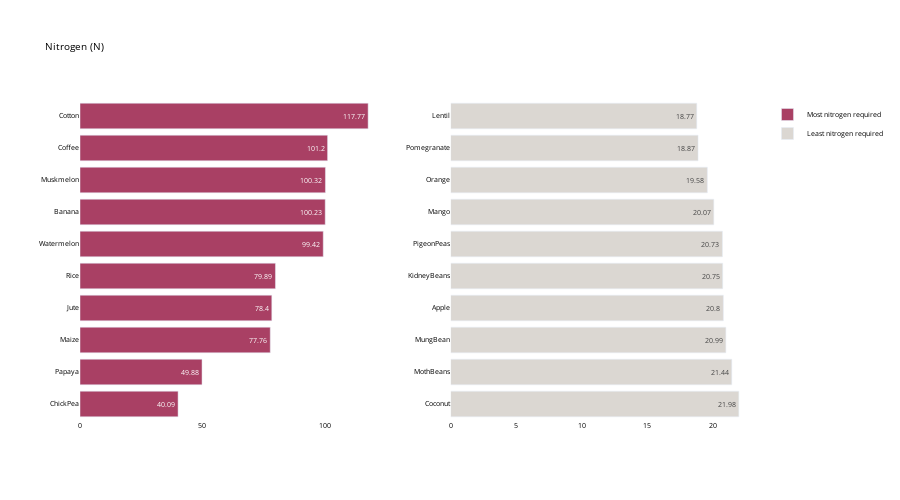

Notebook code for this chart:
### Code cell
crop_summary_N = crop_summary.sort_values(by='Nitrogen',
                                          ascending=False)

fig = make_subplots(rows=1, cols=2)

top = {
    'y' : crop_summary_N['Nitrogen'][0:10].sort_values().index,
    'x' : crop_summary_N['Nitrogen'][0:10].sort_values()
}

last = {
    'y' : crop_summary_N['Nitrogen'][-10:].index,
    'x' : crop_summary_N['Nitrogen'][-10:]
}

fig.add_trace(
    go.Bar(top,
           name="Most nitrogen required",
           marker_color=random.choice(colorarr),
           orientation='h',
          text=top['x']),

    row=1, col=1
)

fig.add_trace(
    go.Bar(last,
           name="Least nitrogen required",
           marker_color=random.choice(colorarr),
           orientation='h',
          text=last['x']),
    row=1, col=2
)
fig.update_traces(texttemplate='%{text}', textposition='inside')
fig.update_layout(title_text="Nitrogen (N)",
                  plot_bgcolor='white',
                  font_size=7,
                  font_color='black',
                 height=500)

fig.update_xaxes(showgrid=False)
fig.update_yaxes(showgrid=False)
fig.show()

### Figure 1 — Plotly figure (JSON) as saved in the notebook; plotly's stock layout.template omitted (floating-point values rounded to 4 significant figures)
{"data": [{"marker": {"color": "#A94064"}, "name": "Most nitrogen required", "orientation": "h", "text": [40.09, 49.88, 77.76, 78.4, 79.89, 99.42, 100.2, 100.3, 101.2, 117.8], "textposition": "inside", "texttemplate": "%{text}", "type": "bar", "x": [40.09, 49.88, 77.76, 78.4, 79.89, 99.42, 100.2, 100.3, 101.2, 117.8], "xaxis": "x", "y": ["ChickPea", "Papaya", "Maize", "Jute", "Rice", "Watermelon", "Banana", "Muskmelon", "Coffee", "Cotton"], "yaxis": "y"}, {"marker": {"color": "#Dbd7d2"}, "name": "Least nitrogen required", "orientation": "h", "text": [21.98, 21.44, 20.99, 20.8, 20.75, 20.73, 20.07, 19.58, 18.87, 18.77], "textposition": "inside", "texttemplate": "%{text}", "type": "bar", "x": [21.98, 21.44, 20.99, 20.8, 20.75, 20.73, 20.07, 19.58, 18.87, 18.77], "xaxis": "x2", "y": ["Coconut", "MothBeans", "MungBean", "Apple", "KidneyBeans", "PigeonPeas", "Mango", "Orange", "Pomegranate", "Lentil"], "yaxis": "y2"}], "layout": {"font": {"color": "black", "size": 7}, "height": 500, "plot_bgcolor": "white", "title": {"text": "Nitrogen (N)"}, "xaxis": {"anchor": "y", "domain": [0, 0.45], "showgrid": false}, "xaxis2": {"anchor": "y2", "domain": [0.55, 1], "showgrid": false}, "yaxis": {"anchor": "x", "domain": [0, 1], "showgrid": false}, "yaxis2": {"anchor": "x2", "domain": [0, 1], "showgrid": false}}}
